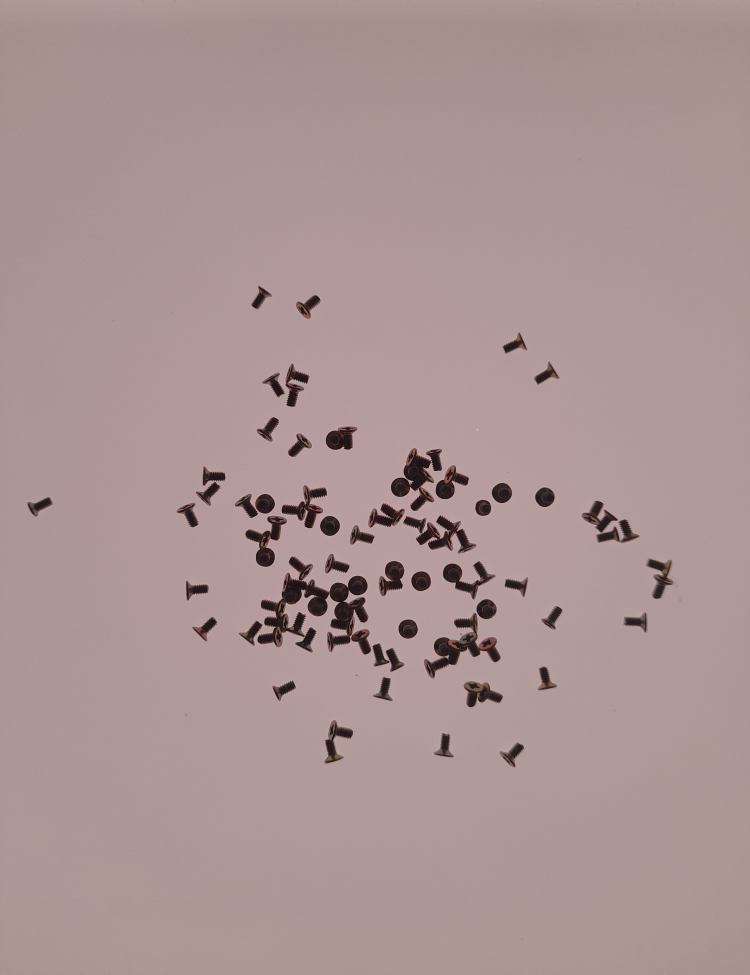
#> input picture original_datasets/ScrewAndBolt_20240713/20240713_194200.jpg, 3000 x 3898 px (shown at 1/4 size)
$ python manual_count.py blind --input ../../original_datasets/ScrewAndBolt_20240713/20240713_194200.jpg
#> lines starting #> are read from the running program, lines starting #| are printed output that depends on the picture; after the words box and inside, x2 and y2 are one past the last pixel; in counts of white or black regions, pixels touching at a corner belong together
"""Manual counting tool for validating the automatic counts.

Two modes
---------
blind   (independent ground truth)  - shows the RAW photo.  Click every item
        once (screw head / nut centre).  Count = number of clicks.
review  (check a method's output)   - shows the method's OVERLAY.
        Left-click  = item the method MISSED            (+1)
        Right-click = item the method COUNTED TOO OFTEN (-1)
        Count = method count + missed - extra.

The image is shown tile by tile (zoomed) so dense piles stay readable.
Only clicks inside the tile (normal colours) are accepted; the faded border
is context from the neighbouring tiles.  Rule for items crossing a tile edge:
click the item where its head / centre is - it is then counted exactly once.

Keys:  n / SPACE = next tile   b = previous tile   + / - = zoom in / out
       u = undo last click
       s = save                q = save and go to the next image   ESC = close without saving

Progress is stored per image in tools/manual/<image>_<mode>.json, so you can
stop and resume (use --restart to start an image again).  The counts are
written to tools/manual/manual_counts.csv.  Clicks are stored in working
coordinates (image resized to a 2000 px long side).

Examples (run from Biplab_Bag/)
--------
  # independent count of a raw photo
  python tools/manual_count.py blind -i <photo folder>/20240713_194200.jpg
  # review the Non-AI result
  python tools/manual_count.py review -i <photo folder>/20240713_194200.jpg \
         --overlays Non_AI/outputs/overlays --counts Non_AI/outputs/counts.csv
"""
from __future__ import annotations

import argparse
import csv
import json
from pathlib import Path

import cv2
import numpy as np

WORK_SIDE = 2000      # same working resolution as the solutions / overlays
VIEW = 900            # on-screen size of one tile (px) - set from the screen size at start-up
CTX = 40              # context margin shown around each tile (working px)
IMG_EXT = {".jpg", ".jpeg", ".png", ".bmp", ".tif", ".tiff"}


def list_images(paths):
    out = []
    for p in map(Path, paths):
        if p.is_dir():
            out += sorted(q for q in p.rglob("*") if q.suffix.lower() in IMG_EXT)
        elif p.suffix.lower() in IMG_EXT:
            out.append(p)
    return out


def screen_size() -> tuple[int, int]:
    """Real screen size in pixels (DPI-aware on Windows), with a safe fallback."""
    try:
        import ctypes
        try:
            ctypes.windll.shcore.SetProcessDpiAwareness(2)
        except Exception:
            ctypes.windll.user32.SetProcessDPIAware()
        u = ctypes.windll.user32
        return int(u.GetSystemMetrics(0)), int(u.GetSystemMetrics(1))
    except Exception:
        return 1600, 900


def resize_long_side(img, side):
    h, w = img.shape[:2]
    s = min(1.0, side / max(h, w))
    return cv2.resize(img, None, fx=s, fy=s, interpolation=cv2.INTER_AREA) if s < 1 else img


class Session:
    def __init__(self, img, tile, mode, state):
        self.img, self.mode = img, mode
        self.set_tile(state.get("tile_size", tile))
        self.t = min(state.get("tile", 0), len(self.tiles) - 1)
        self.clicks = [tuple(c) for c in state.get("clicks", [])]   # (x, y, sign) in working px
        self.scale = 1.0
        self.origin = (0, 0)
        self.bar = 0

    def set_tile(self, tile):
        H, W = self.img.shape[:2]
        self.tile = int(max(150, min(tile, max(H, W))))
        self.tiles = [(x, y) for y in range(0, H, self.tile) for x in range(0, W, self.tile)]
        self.t = 0

    def zoom(self, factor):
        """Change tile size, staying at the same image position."""
        cx, cy = self.tiles[self.t]
        self.set_tile(self.tile * factor)
        best = min(range(len(self.tiles)), key=lambda i: abs(self.tiles[i][0] - cx) + abs(self.tiles[i][1] - cy))
        self.t = best

    def render(self):
        H, W = self.img.shape[:2]
        x, y = self.tiles[self.t]
        x0, y0 = max(0, x - CTX), max(0, y - CTX)
        x1, y1 = min(W, x + self.tile + CTX), min(H, y + self.tile + CTX)
        view = self.img[y0:y1, x0:x1].copy()
        # fade the context margin
        inner = np.zeros(view.shape[:2], bool)
        inner[y - y0:y - y0 + self.tile, x - x0:x - x0 + self.tile] = True
        view[~inner] = (0.35 * view[~inner] + 0.65 * 255).astype(np.uint8)
        self.scale = VIEW / max(view.shape[:2])
        self.origin = (x0, y0)
        view = cv2.resize(view, None, fx=self.scale, fy=self.scale, interpolation=cv2.INTER_CUBIC)
        for cx, cy, sgn in self.clicks:
            px, py = int((cx - x0) * self.scale), int((cy - y0) * self.scale)
            if 0 <= px < view.shape[1] and 0 <= py < view.shape[0]:
                col = (0, 200, 0) if sgn > 0 else (0, 0, 255)
                r = max(6, VIEW // 120)
                cv2.circle(view, (px, py), r, col, -1)
                cv2.circle(view, (px, py), r, (255, 255, 255), 2)
        plus = sum(1 for c in self.clicks if c[2] > 0)
        minus = sum(1 for c in self.clicks if c[2] < 0)
        txt = (f"tile {self.t + 1}/{len(self.tiles)}  clicks={plus}" if self.mode == "blind"
               else f"tile {self.t + 1}/{len(self.tiles)}  missed=+{plus}  extra=-{minus}")
        fs = max(0.5, VIEW / 1500)
        bar = int(34 * fs / 0.6)
        head = np.full((bar, view.shape[1], 3), 255, np.uint8)       # status bar ABOVE the image
        cv2.putText(head, txt + "   [n]ext [b]ack [+/-]zoom [u]ndo [s]ave [q]uit", (6, int(bar * 0.7)),
                    cv2.FONT_HERSHEY_SIMPLEX, fs, (0, 0, 0), max(1, int(fs * 2)), cv2.LINE_AA)
        self.bar = bar
        return np.vstack([head, view])

    def on_mouse(self, ev, px, py, *_):
        if ev not in (cv2.EVENT_LBUTTONDOWN, cv2.EVENT_RBUTTONDOWN):
            return
        if self.mode == "blind" and ev == cv2.EVENT_RBUTTONDOWN:
            return
        cx = self.origin[0] + px / self.scale
        cy = self.origin[1] + (py - self.bar) / self.scale
        x, y = self.tiles[self.t]
        if not (x <= cx < x + self.tile and y <= cy < y + self.tile):
            return  # click in the faded context margin -> belongs to another tile
        self.clicks.append((round(cx, 1), round(cy, 1), 1 if ev == cv2.EVENT_LBUTTONDOWN else -1))


def save(out_dir, name, sess, mode, base):
    plus = sum(1 for c in sess.clicks if c[2] > 0)
    minus = sum(1 for c in sess.clicks if c[2] < 0)
    count = plus if mode == "blind" else base + plus - minus
    (out_dir / f"{Path(name).stem}_{mode}.json").write_text(json.dumps(
        {"image": name, "mode": mode, "tile": sess.t, "tile_size": sess.tile, "clicks": sess.clicks,
         "method_count": base, "missed": plus, "extra": minus, "count": count}, indent=1))
    csv_path = out_dir / "manual_counts.csv"
    rows = []
    if csv_path.exists():
        with open(csv_path, newline="") as f:
            rows = [r for r in csv.DictReader(f) if not (r["image"] == name and r["mode"] == mode)]
    rows.append({"image": name, "mode": mode, "count": count, "method_count": base if mode == "review" else "",
                 "missed": plus if mode == "review" else "", "extra": minus if mode == "review" else ""})
    with open(csv_path, "w", newline="") as f:
        wr = csv.DictWriter(f, fieldnames=["image", "mode", "count", "method_count", "missed", "extra"])
        wr.writeheader()
        wr.writerows(sorted(rows, key=lambda r: (r["image"], r["mode"])))
    print(f"  saved: {name} [{mode}] count={count}")


def main():
    ap = argparse.ArgumentParser(description=__doc__, formatter_class=argparse.RawDescriptionHelpFormatter)
    ap.add_argument("mode", choices=["blind", "review"])
    ap.add_argument("-i", "--input", nargs="+", required=True, help="raw image files / folders")
    ap.add_argument("-o", "--out", default=str(Path(__file__).resolve().parent / "manual"),
                    help="output folder (default: tools/manual, independent of the current directory)")
    ap.add_argument("--overlays", help="review: folder with <stem>_overlay.jpg")
    ap.add_argument("--counts", help="review: counts.csv of the method being checked")
    ap.add_argument("--tile", type=int, default=0, help="tile size in working px (0 = auto)")
    ap.add_argument("--restart", action="store_true", help="ignore saved clicks and count the image again")
    args = ap.parse_args()

    global VIEW
    sw, sh = screen_size()
    VIEW = int(max(500, min(0.95 * sw, sh - 190)))   # largest square that fits above the taskbar
    out_dir = Path(args.out).resolve()
    out_dir.mkdir(parents=True, exist_ok=True)
    print(f"results will be saved to: {out_dir / 'manual_counts.csv'}  (press s or q to save)")
    method_counts = {}
    if args.mode == "review":
        if not (args.overlays and args.counts):
            raise SystemExit("review mode needs --overlays and --counts")
        with open(args.counts, newline="") as f:
            method_counts = {r["image"]: int(r["count"]) for r in csv.DictReader(f)}

    images = list_images(args.input)
    if not images:
        raise SystemExit(f"no images found in {args.input} - check the path (it is relative to {Path.cwd()})")
    for p in images:
        if args.mode == "review":
            img = cv2.imread(str(Path(args.overlays) / f"{p.stem}_overlay.jpg"))
            if img is None:
                print(f"no overlay for {p.name}, skipped")
                continue
            base = method_counts.get(p.name, 0)
        else:
            img = cv2.imread(str(p))
#> img is the input picture: shape (3898, 3000, 3); mean B, G, R 147.2, 148.3, 169.5
            base = 0
            if img is None:
                print(f"cannot read {p.resolve()}, skipped")
                continue
        img = resize_long_side(img, WORK_SIDE)
        tile = args.tile or (500 if max(img.shape[:2]) > 1500 else 700)
#> tile = 500
        js = out_dir / f"{p.stem}_{args.mode}.json"
        state = json.loads(js.read_text()) if (js.exists() and not args.restart) else {}
        sess = Session(img, tile, args.mode, state)
#> in __init__, `self.img, self.mode = img, mode`: self.mode = 'blind'
        win = f"{args.mode}: {p.name}"
#> win = 'blind: 20240713_194200.jpg'
        cv2.namedWindow(win, cv2.WINDOW_NORMAL | cv2.WINDOW_KEEPRATIO)   # resizable
        cv2.resizeWindow(win, VIEW, VIEW)
        cv2.moveWindow(win, 20, 10)
        cv2.setMouseCallback(win, sess.on_mouse)
        print(f"{p.name}: {len(sess.tiles)} tiles")
#| 20240713_194200.jpg: 16 tiles
        while True:
            cv2.imshow(win, sess.render())
#> in render, `view = self.img[y0:y1, x0:x1].copy()`:
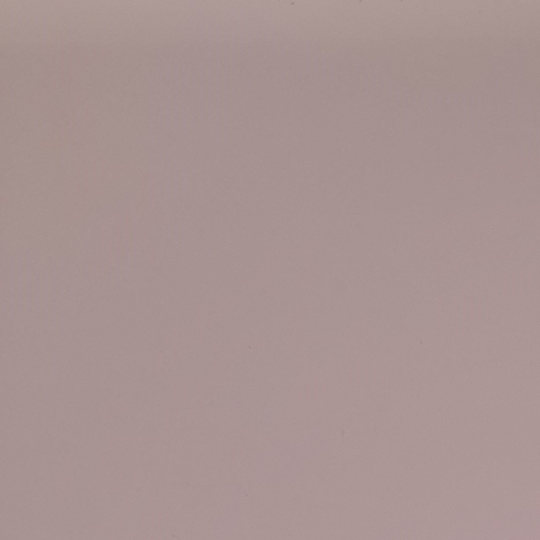
#> view: shape (540, 540, 3); mean B, G, R 146.4, 147.9, 168.1
#> in render, `view[~inner] = (0.35 * view[~inner] + 0.65 * 255).astype(np.uint8)`:
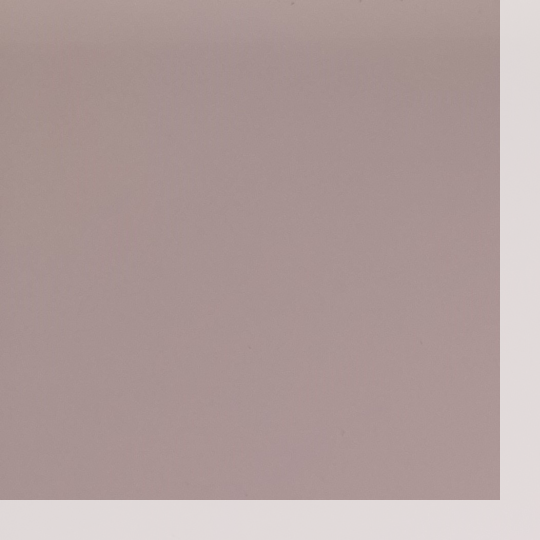
#> view: shape (540, 540, 3); 14.27% of pixels changed, all inside (x1, y1, x2, y2) = (0, 0, 540, 540)
#> in render, `txt = (f"tile {self.t + 1}/{len(self.tiles)}  clicks={plus}" if self.m..`: txt = 'tile 1/16  clicks=0'
#> in render, `cv2.putText(head, txt + "   [n]ext [b]ack [+/-]zoom [u]ndo [s]ave [q]u..`:
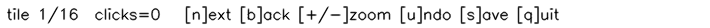
#> head: shape (28, 710, 3); min 0, max 255, mean 236.6
#> in render, `return np.vstack([head, view])`:
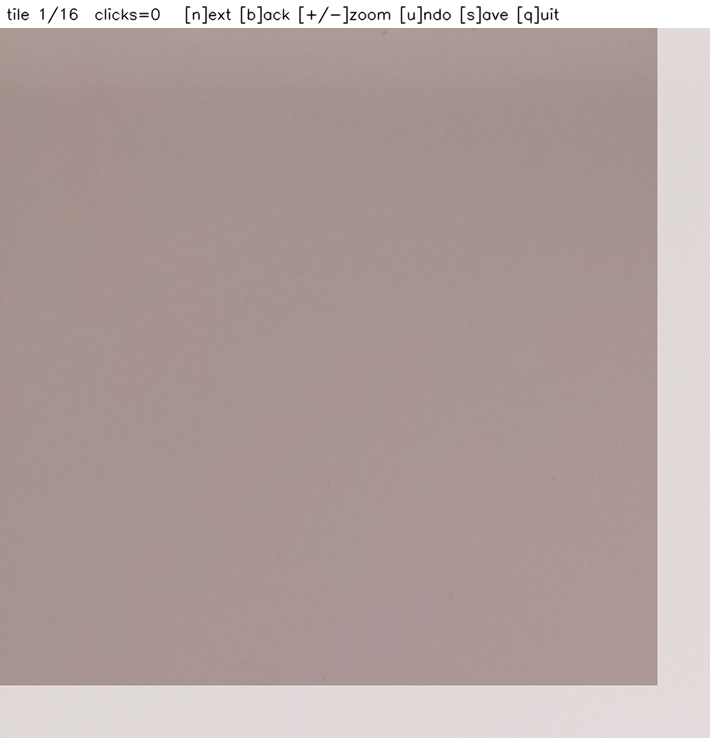
#> returned value: shape (738, 710, 3); mean of channels 0, 1, 2 159.2, 160.6, 178.2; drawn as B, G, R
            k = cv2.waitKey(30) & 0xFF
#> (key q is pressed here)
            if k in (ord("n"), ord(" ")):
                sess.t = min(sess.t + 1, len(sess.tiles) - 1)
            elif k == ord("b"):
                sess.t = max(sess.t - 1, 0)
            elif k in (ord("+"), ord("=")):
                sess.zoom(0.75)
            elif k in (ord("-"), ord("_")):
                sess.zoom(1.33)
            elif k == ord("u") and sess.clicks:
                sess.clicks.pop()
            elif k == ord("s"):
                save(out_dir, p.name, sess, args.mode, base)
            elif k == ord("q"):
                save(out_dir, p.name, sess, args.mode, base)
#|   saved: 20240713_194200.jpg [blind] count=0
                break
            elif k == 27:
                break
        cv2.destroyWindow(win)


if __name__ == "__main__":
    main()

$ run again, with original_datasets/ScrewAndBolt_20240713/20240713_193831.jpg copied over original_datasets/ScrewAndBolt_20240713/20240713_194200.jpg
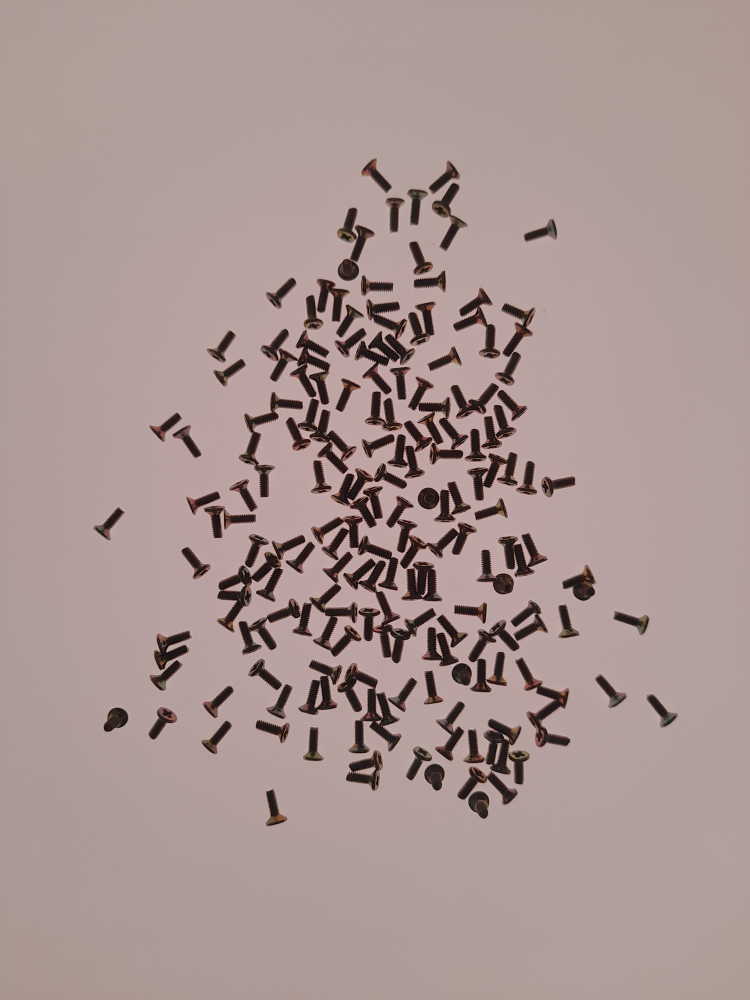
#> input picture original_datasets/ScrewAndBolt_20240713/20240713_193831.jpg, 3000 x 4000 px (shown at 1/4 size)
#> in main, img is the input picture: shape (4000, 3000, 3); mean B, G, R 145.1, 148.4, 167.7
#> self.mode = 'blind'
#> win = 'blind: 20240713_194200.jpg'
#| 20240713_194200.jpg: 12 tiles
#> txt = 'tile 1/12  clicks=0'
#> in render, `cv2.putText(head, txt + "   [n]ext [b]ack [+/-]zoom [u]ndo [s]ave [q]u..`:
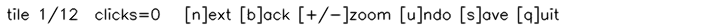
#> head: shape (28, 710, 3); min 0, max 255, mean 236.7
#|   saved: 20240713_194200.jpg [blind] count=0
